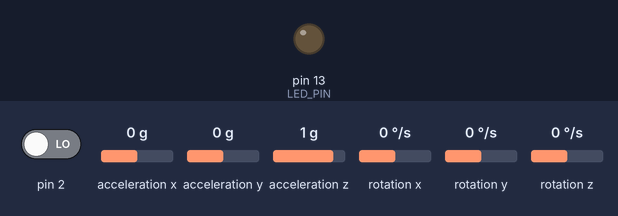
The sketch below on a simulated Arduino Uno, built for the host (arithmetic inside an expression is 32-bit, double 64-bit). On the bench: output pins drawn as LEDs (lit = HIGH). The inputs (shaded band) are chosen by the test bench; at power-on: pin 2 LOW, acceleration x 0 g, acceleration y 0 g, acceleration z 1 g, rotation x 0 °/s, rotation y 0 °/s, rotation z 0 °/s. The sensor or clock chip raises its interrupt line as the real part does; EEPROM starts erased; no MQTT or app messages arrive unless stated.

Above: at 0.57 s.
At 3.14 s:
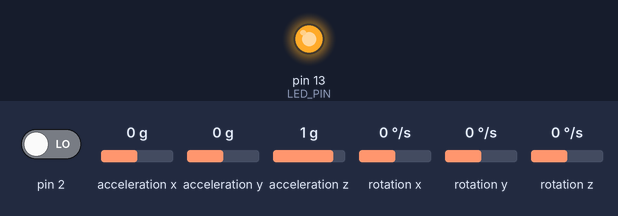
Timing chart, 0 to 3.6 s (numbered marks = the images above):
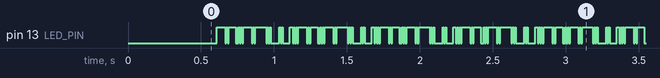

Measured:
- by itself, pin 13 (LED_PIN): moves between LOW and HIGH, repeating every 0.95 s
- by itself, everything shown: repeats every 3.4 s, in 12 steps

The sketch:

MPU6050_mqtt_oauth_eeprom.ino
```cpp
#include "I2Cdev.h"
#include "MPU6050_6Axis_MotionApps20.h"
//#include "MPU6050.h" // not necessary if using MotionApps include file

//#include <avr/eeprom.h>
#include <SPI.h>
#include <Ethernet.h>
#include <PubSubClient.h>

// Arduino Wire library is required if I2Cdev I2CDEV_ARDUINO_WIRE implementation
// is used in I2Cdev.h
#if I2CDEV_IMPLEMENTATION == I2CDEV_ARDUINO_WIRE
#include "Wire.h"
#endif
MPU6050 mpu;

#include <avr/eeprom.h>

struct settings_t
{
  char refresh[40];
} settings;


//#define OUTPUT_READABLE_QUATERNION

// uncomment "OUTPUT_READABLE_EULER" if you want to see Euler angles
// (in degrees) calculated from the quaternions coming from the FIFO.
// Note that Euler angles suffer from gimbal lock (for more info, see
// http://en.wikipedia.org/wiki/Gimbal_lock)
//#define OUTPUT_READABLE_EULER

// uncomment "OUTPUT_READABLE_YAWPITCHROLL" if you want to see the yaw/
// pitch/roll angles (in degrees) calculated from the quaternions coming
// from the FIFO. Note this also requires gravity vector calculations.
// Also note that yaw/pitch/roll angles suffer from gimbal lock (for
// more info, see: http://en.wikipedia.org/wiki/Gimbal_lock)
#define OUTPUT_READABLE_YAWPITCHROLL

// uncomment "OUTPUT_READABLE_REALACCEL" if you want to see acceleration
// components with gravity removed. This acceleration reference frame is
// not compensated for orientation, so +X is always +X according to the
// sensor, just without the effects of gravity. If you want acceleration
// compensated for orientation, us OUTPUT_READABLE_WORLDACCEL instead.
//#define OUTPUT_READABLE_REALACCEL

// uncomment "OUTPUT_READABLE_WORLDACCEL" if you want to see acceleration
// components with gravity removed and adjusted for the world frame of
// reference (yaw is relative to initial orientation, since no magnetometer
// is present in this case). Could be quite handy in some cases.
//#define OUTPUT_READABLE_WORLDACCEL

// uncomment "OUTPUT_TEAPOT" if you want output that matches the
// format used for the InvenSense teapot demo
//#define OUTPUT_TEAPOT


#define LED_PIN 13 // (Arduino is 13, Teensy is 11, Teensy++ is 6)
bool blinkState = false;


char clientid[] = "ard0123456";
int reconnect=0;
boolean publish = false;

// MPU control/status vars
bool dmpReady = false;  // set true if DMP init was successful
uint8_t mpuIntStatus;   // holds actual interrupt status byte from MPU
uint8_t devStatus;      // return status after each device operation (0 = success, !0 = error)
uint16_t packetSize;    // expected DMP packet size (default is 42 bytes)
uint16_t fifoCount;     // count of all bytes currently in FIFO
uint8_t fifoBuffer[64]; // FIFO storage buffer

// orientation/motion vars
Quaternion q;           // [w, x, y, z]         quaternion container
VectorInt16 aa;         // [x, y, z]            accel sensor measurements
VectorInt16 aaReal;     // [x, y, z]            gravity-free accel sensor measurements
VectorInt16 aaWorld;    // [x, y, z]            world-frame accel sensor measurements
VectorFloat gravity;    // [x, y, z]            gravity vector
float euler[3];         // [psi, theta, phi]    Euler angle container
float ypr[3];           // [yaw, pitch, roll]   yaw/pitch/roll container and gravity vector

// packet structure for InvenSense teapot demo
//uint8_t teapotPacket[14] = {
//  '$', 0x02, 0,0, 0,0, 0,0, 0,0, 0x00, 0x00, '\r', '\n' };


// ================================================================
// ===               INTERRUPT DETECTION ROUTINE                ===
// ================================================================

volatile bool mpuInterrupt = false;     // indicates whether MPU interrupt pin has gone high
void dmpDataReady() {
  mpuInterrupt = true;
}

// Update these with values suitable for your network.
byte mac[]    = {
  0x40, 0x6c, 0x8f, 0x5a, 0xa4, 0x70 };
byte server[] = { 10,254,254,2 };
byte ip[]     = { 10,254,254,3 };


char bearer[] = "012345678901234567890123456789012345";
void callback(char* topic, byte* payload, unsigned int length) {
  // handle message arrived
  memcpy(bearer, payload, 35);
  reconnect=1;
}

EthernetClient ethClient;
PubSubClient client(server, 1883, callback, ethClient);
char dpb[15]; // somewhere to store strings from doubles before outputting
char y[15];
char p[15];
char r[15];

// ================================================================
// ===                      INITIAL SETUP                       ===
// ================================================================

void setup() {

  eeprom_read_block((void*)&settings, (void*)0, sizeof(settings));

  Ethernet.begin(mac, ip);
  if (client.connect(clientid, bearer, "d")) {
    publish = 1;
    setup_i2c();
    // bearer is still valid
  }
  else
  {
    if (client.connect(clientid, "r", "r")) {
      char topic[15];
      strcpy(topic, "/c/");
      strcat(topic,clientid);
      client.subscribe(topic);

      // publish two strings (255 delimited) - first client id, second refresh token
      char message[80];
      strcpy(message,clientid);
      strcat(message, "\xFF");
      strcat(message, settings.refresh);
      client.publish("/r", message);
    }
  }
}

void setup_i2c() {
  // join I2C bus (I2Cdev library doesn't do this automatically)
#if I2CDEV_IMPLEMENTATION == I2CDEV_ARDUINO_WIRE
  Wire.begin();
  TWBR = 24; // 400kHz I2C clock (200kHz if CPU is 8MHz)
#elif I2CDEV_IMPLEMENTATION == I2CDEV_BUILTIN_FASTWIRE
  Fastwire::setup(400, true);
#endif

  mpu.initialize();
  mpu.testConnection();

  devStatus = mpu.dmpInitialize();

  // supply your own gyro offsets here, scaled for min sensitivity
//  mpu.setXGyroOffset(220);
//  mpu.setYGyroOffset(76);
//  mpu.setZGyroOffset(-85);
//  mpu.setZAccelOffset(1788); // 1688 factory default for my test chip

  // make sure it worked (returns 0 if so)
  if (devStatus == 0) {
    // turn on the DMP, now that it's ready
    mpu.setDMPEnabled(true);
    // enable Arduino interrupt detection
    attachInterrupt(0, dmpDataReady, RISING);
    mpuIntStatus = mpu.getIntStatus();

    // set our DMP Ready flag so the main loop() function knows it's okay to use it
    dmpReady = true;

    // get expected DMP packet size for later comparison
    packetSize = mpu.dmpGetFIFOPacketSize();
  }

  // configure LED for output
  pinMode(LED_PIN, OUTPUT);
}


// ================================================================
// ===                    MAIN PROGRAM LOOP                     ===
// ================================================================

void loop() {

  if (!publish) {
    if (reconnect==2) {
      delay(40000);
      if (client.connect(clientid, bearer, "dummy")) {
        publish = true;
        setup_i2c();
        reconnect=0;
      }
    }
    else
      if (reconnect==1) {
        reconnect=2;
        client.disconnect();
        delay(500);
      }
    client.loop(); // wait for new bearer token
    return;
  }


  // if programming failed, don't try to do anything
  if (!dmpReady) return;

  // wait for MPU interrupt or extra packet(s) available
  while (!mpuInterrupt && fifoCount < packetSize) {
    // other program behavior stuff here
    // .
    // .
    // .
    // if you are really paranoid you can frequently test in between other
    // stuff to see if mpuInterrupt is true, and if so, "break;" from the
    // while() loop to immediately process the MPU data
    // .
    // .
    // .
    delay(50);
  }

  // reset interrupt flag and get INT_STATUS byte
  mpuInterrupt = false;
  mpuIntStatus = mpu.getIntStatus();

  // get current FIFO count
  fifoCount = mpu.getFIFOCount();

  // check for overflow (this should never happen unless our code is too inefficient)
  if ((mpuIntStatus & 0x10) || fifoCount == 1024) {
    // reset so we can continue cleanly
    mpu.resetFIFO();

    // otherwise, check for DMP data ready interrupt (this should happen frequently)
  }
  else if (mpuIntStatus & 0x02) {
    // wait for correct available data length, should be a VERY short wait
    while (fifoCount < packetSize) fifoCount = mpu.getFIFOCount();

    // read a packet from FIFO
    mpu.getFIFOBytes(fifoBuffer, packetSize);

    // track FIFO count here in case there is > 1 packet available
    // (this lets us immediately read more without waiting for an interrupt)
    fifoCount -= packetSize;

//#ifdef OUTPUT_READABLE_QUATERNION
//    // display quaternion values in easy matrix form: w x y z
//    mpu.dmpGetQuaternion(&q, fifoBuffer);
//    String quat = "quat\t"+q.w+"\t"+q.x+"\t"+q.y+"\t"+q.z;
//    client.publish("/pzf/quat",quat);
//#endif

    //        #ifdef OUTPUT_READABLE_EULER
    //            // display Euler angles in degrees
    //            mpu.dmpGetQuaternion(&q, fifoBuffer);
    //            mpu.dmpGetEuler(euler, &q);
    //            Serial.print("euler\t");
    //            Serial.print(euler[0] * 180/M_PI);
    //            Serial.print("\t");
    //            Serial.print(euler[1] * 180/M_PI);
    //            Serial.print("\t");
    //            Serial.println(euler[2] * 180/M_PI);
    //        #endif

#ifdef OUTPUT_READABLE_YAWPITCHROLL
    // display Euler angles in degrees
    mpu.dmpGetQuaternion(&q, fifoBuffer);
    mpu.dmpGetGravity(&gravity, &q);
    mpu.dmpGetYawPitchRoll(ypr, &q, &gravity);
    dtostrf(ypr[0] * 180/M_PI, 10, 10, y);
    dtostrf(ypr[1] * 180/M_PI, 10, 10, p);
    dtostrf(ypr[2] * 180/M_PI, 10, 10, r);
    char buff[70];
    sprintf(buff, "ypr\t%s\t%s\t%s",y,p,r);
    client.publish("/pzf/ypr", buff);

    //            Serial.print("ypr\t");
    //           Serial.print(ypr[0] * 180/M_PI);
    //           Serial.print("\t");
    //           Serial.print(ypr[1] * 180/M_PI);
    //           Serial.print("\t");
    //           Serial.println(ypr[2] * 180/M_PI);
#endif

      //        #ifdef OUTPUT_READABLE_REALACCEL
    //            // display real acceleration, adjusted to remove gravity
    //            mpu.dmpGetQuaternion(&q, fifoBuffer);
    //            mpu.dmpGetAccel(&aa, fifoBuffer);
    //            mpu.dmpGetGravity(&gravity, &q);
    //            mpu.dmpGetLinearAccel(&aaReal, &aa, &gravity);
    //            Serial.print("areal\t");
    //            Serial.print(aaReal.x);
    //            Serial.print("\t");
    //            Serial.print(aaReal.y);
    //            Serial.print("\t");
    //            Serial.println(aaReal.z);
    //        #endif
    //
    //        #ifdef OUTPUT_READABLE_WORLDACCEL
    //            // display initial world-frame acceleration, adjusted to remove gravity
    //            // and rotated based on known orientation from quaternion
    //            mpu.dmpGetQuaternion(&q, fifoBuffer);
    //            mpu.dmpGetAccel(&aa, fifoBuffer);
    //            mpu.dmpGetGravity(&gravity, &q);
    //            mpu.dmpGetLinearAccel(&aaReal, &aa, &gravity);
    //            mpu.dmpGetLinearAccelInWorld(&aaWorld, &aaReal, &q);
    //            Serial.print("aworld\t");
    //            Serial.print(aaWorld.x);
    //            Serial.print("\t");
    //            Serial.print(aaWorld.y);
    //            Serial.print("\t");
    //            Serial.println(aaWorld.z);
    //        #endif
    //
    //        #ifdef OUTPUT_TEAPOT
    //            // display quaternion values in InvenSense Teapot demo format:
    //            teapotPacket[2] = fifoBuffer[0];
    //            teapotPacket[3] = fifoBuffer[1];
    //            teapotPacket[4] = fifoBuffer[4];
    //            teapotPacket[5] = fifoBuffer[5];
    //            teapotPacket[6] = fifoBuffer[8];
    //            teapotPacket[7] = fifoBuffer[9];
    //            teapotPacket[8] = fifoBuffer[12];
    //            teapotPacket[9] = fifoBuffer[13];
    //            Serial.write(teapotPacket, 14);
    //            teapotPacket[11]++; // packetCount, loops at 0xFF on purpose
    //        #endif

      // blink LED to indicate activity
    blinkState = !blinkState;
    digitalWrite(LED_PIN, blinkState);

  }
}
```
